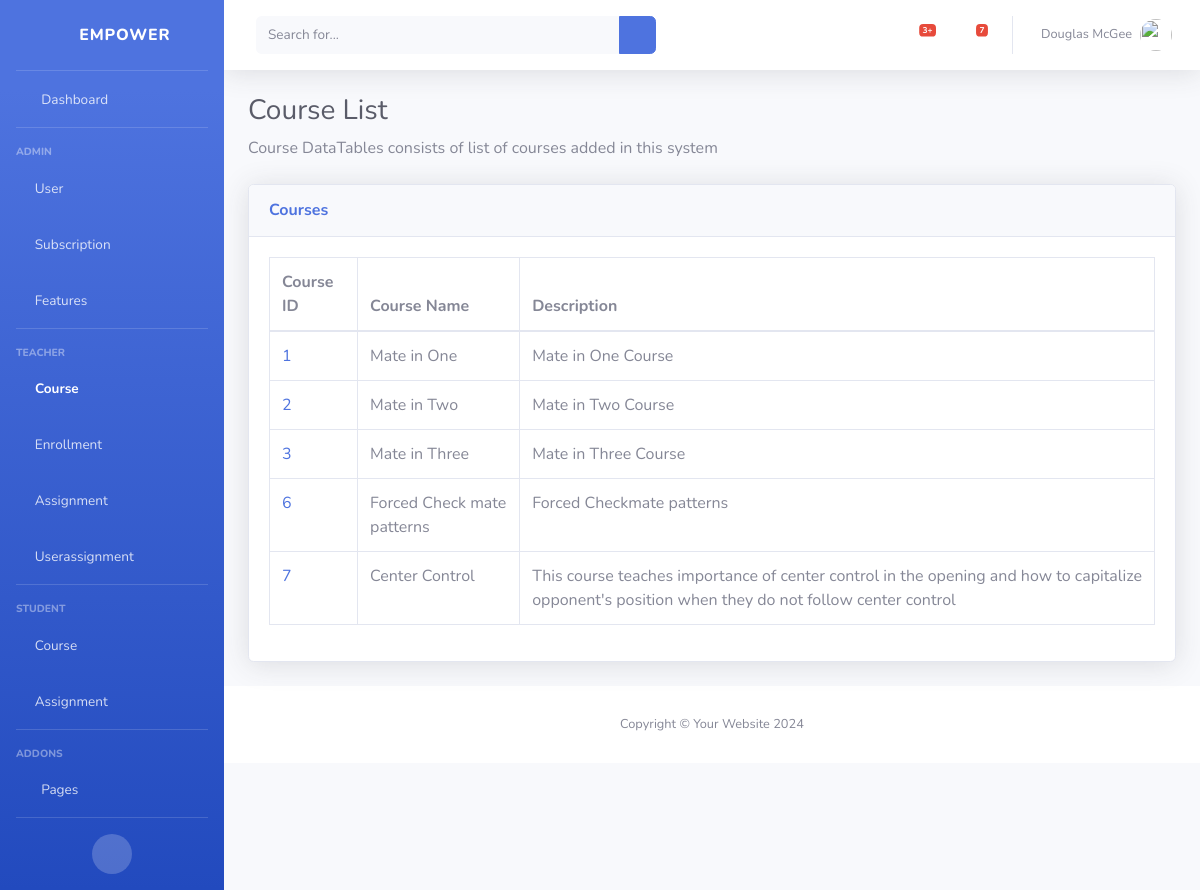
Page /courses/ on the earlier database version.
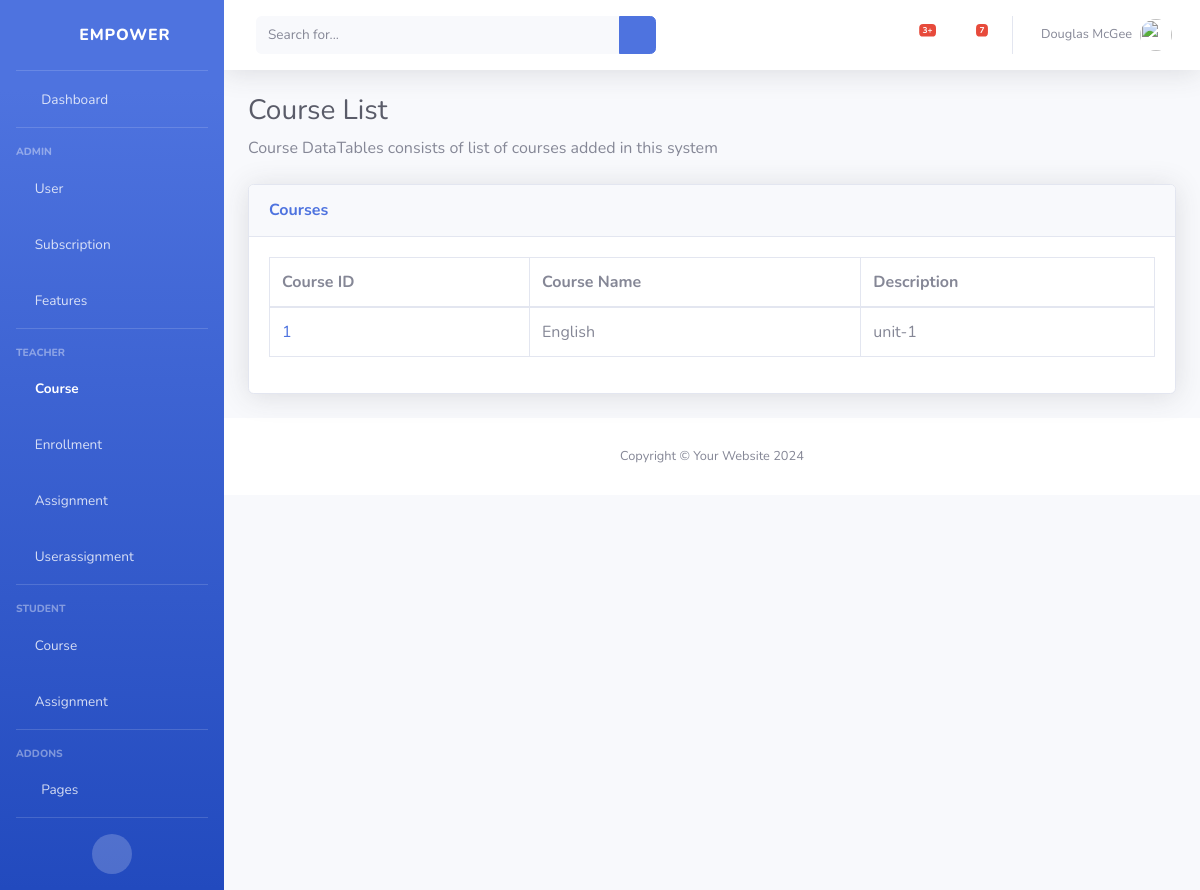
Same page on the later database version.
### classRoom/models.py (models this page shows)
class Course(models.Model):
    id = models.AutoField(primary_key=True)
    course_name = models.CharField(max_length=100)
    course_description = models.TextField()

### classRoom/views.py (the view)
# urls.py: path('courses/',view_courses,name="view_courses"),
def view_courses(request):
	course_data = Course.objects.all()
	print(course_data)
	return render(request,"courses/view_courses.html",{'course_data': course_data} )

### classRoom/templates/courses/view_courses.html
{% extends 'base.html' %}
{% block content %}
<h1 class="h3 mb-2 text-gray-800">Course List</h1>
<p class="mb-4">Course DataTables consists of list of courses added in this system</p>
<div class="card shadow mb-4">
    <div class="card-header py-3">
        <h6 class="m-0 font-weight-bold text-primary">Courses</h6>
    </div>
    <div class="card-body">
        <div class="table-responsive">
            <table class="table table-bordered" id="dataTable" width="100%" cellspacing="0">
                <thead>
                    <tr>
                        <th>Course ID</th>
                        <th>Course Name</th>
                        <th>Description</th>
                    </tr>
                </thead>
                <tbody>
                    {% for course in course_data %}
                <tr>
                    <td>
                        <a href="/course/{{ course.id }}/">{{ course.id }}</a>
                    </td>
                    <td>{{ course.course_name }}</td>
                    <td>{{ course.course_description }}</td>
                </tr>
            {% endfor %}
                </tbody>
            </table>
        </div>
    </div>
</div>
{% endblock %}

Differences in the rows shown:
removed Course: id "2", course_name "Mate in Two", course_description "Mate in Two Course"
removed Course: id "3", course_name "Mate in Three", course_description "Mate in Three Course"
removed Course: id "6", course_name "Forced Check mate patterns", course_description "Forced Checkmate patterns"
removed Course: id "7", course_name "Center Control", course_description "This course teaches importance of center control in the opening and how to capitalize opponent's position when they do not follow center control"
changed Course id 1: course_name "Mate in One" → "English"; course_description "Mate in One Course" → "unit-1"
